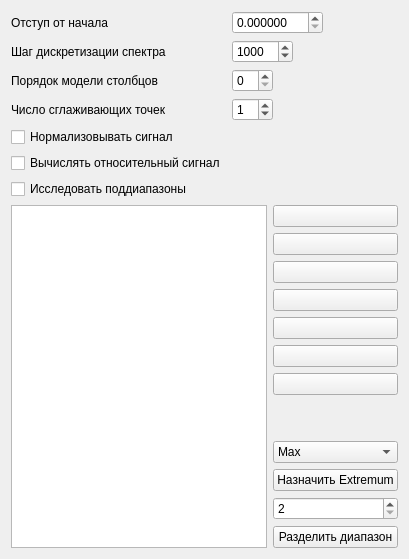
     <widget class="QWidget" name="tab">
      <attribute name="title">
       <string>Диапазоны</string>
      </attribute>
      <layout class="QVBoxLayout" name="verticalLayout_2">
       <item>
        <layout class="QFormLayout" name="formLayout_2">
         <property name="fieldGrowthPolicy">
          <enum>QFormLayout::ExpandingFieldsGrow</enum>
         </property>
         <item row="0" column="1">
          <widget class="QDoubleSpinBox" name="initialSkipBox">
           <property name="decimals">
            <number>6</number>
           </property>
           <property name="minimum">
            <double>0.000000000000000</double>
           </property>
           <property name="maximum">
            <double>100.000000000000000</double>
           </property>
           <property name="singleStep">
            <double>0.100000000000000</double>
           </property>
          </widget>
         </item>
         <item row="2" column="0">
          <widget class="QLabel" name="label_4">
           <property name="text">
            <string>Порядок модели столбцов</string>
           </property>
          </widget>
         </item>
         <item row="2" column="1">
          <widget class="QSpinBox" name="columnModelOrderBox"/>
         </item>
         <item row="3" column="0">
          <widget class="QLabel" name="label_15">
           <property name="text">
            <string>Число сглаживающих точек</string>
           </property>
          </widget>
         </item>
         <item row="3" column="1">
          <widget class="QSpinBox" name="smoothingPointsCountBox">
           <property name="enabled">
            <bool>true</bool>
           </property>
           <property name="inputMethodHints">
            <set>Qt::ImhFormattedNumbersOnly</set>
           </property>
           <property name="wrapping">
            <bool>false</bool>
           </property>
           <property name="readOnly">
            <bool>false</bool>
           </property>
           <property name="accelerated">
            <bool>false</bool>
           </property>
           <property name="keyboardTracking">
            <bool>true</bool>
           </property>
           <property name="singleStep">
            <number>2</number>
           </property>
           <property name="value">
            <number>1</number>
           </property>
          </widget>
         </item>
         <item row="4" column="0">
          <widget class="QCheckBox" name="normalizeCheckBox">
           <property name="text">
            <string>Нормализовывать сигнал</string>
           </property>
          </widget>
         </item>
         <item row="6" column="0">
          <widget class="QCheckBox" name="useSubRangesCheckBox">
           <property name="text">
            <string>Исследовать поддиапазоны</string>
           </property>
          </widget>
         </item>
         <item row="0" column="0">
          <widget class="QLabel" name="label_3">
           <property name="text">
            <string>Отступ от начала</string>
           </property>
          </widget>
         </item>
         <item row="1" column="0">
          <widget class="QLabel" name="label_24">
           <property name="text">
            <string>Шаг дискретизации спектра</string>
           </property>
          </widget>
         </item>
         <item row="1" column="1">
          <widget class="QSpinBox" name="stepForSplitFrequencyRangesSpinBox">
           <property name="minimum">
            <number>100</number>
           </property>
           <property name="maximum">
            <number>10000</number>
           </property>
           <property name="singleStep">
            <number>100</number>
           </property>
           <property name="value">
            <number>1000</number>
           </property>
          </widget>
         </item>
         <item row="5" column="0">
          <widget class="QCheckBox" name="relateCheckBox">
           <property name="text">
            <string>Вычислять относительный сигнал</string>
           </property>
          </widget>
         </item>
        </layout>
       </item>
       <item>
        <layout class="QHBoxLayout" name="horizontalLayout">
         <item>
          <widget class="QTableView" name="rangesTableView">
           <property name="selectionMode">
            <enum>QAbstractItemView::ContiguousSelection</enum>
           </property>
           <property name="selectionBehavior">
            <enum>QAbstractItemView::SelectRows</enum>
           </property>
           <property name="iconSize">
            <size>
             <width>10</width>
             <height>10</height>
            </size>
           </property>
          </widget>
         </item>
         <item>
          <layout class="QVBoxLayout" name="verticalLayout">
           <item>
            <widget class="QPushButton" name="rangesAddButton">
             <property name="text">
              <string/>
             </property>
             <property name="icon">
              <iconset resource="tango-icons.qrc">
               <normaloff>:/icons/actions/icons/actions/list-add.png</normaloff>:/icons/actions/icons/actions/list-add.png</iconset>
             </property>
            </widget>
           </item>
           <item>
            <widget class="QPushButton" name="rangesRemoveButton">
             <property name="text">
              <string/>
             </property>
             <property name="icon">
              <iconset resource="tango-icons.qrc">
               <normaloff>:/icons/actions/icons/actions/list-remove.png</normaloff>:/icons/actions/icons/actions/list-remove.png</iconset>
             </property>
            </widget>
           </item>
           <item>
            <widget class="QPushButton" name="rangesClearButton">
             <property name="text">
              <string/>
             </property>
             <property name="icon">
              <iconset resource="tango-icons.qrc">
               <normaloff>:/icons/actions/icons/actions/edit-clear.png</normaloff>:/icons/actions/icons/actions/edit-clear.png</iconset>
             </property>
            </widget>
           </item>
           <item>
            <widget class="QPushButton" name="rangesMoveTopButton">
             <property name="text">
              <string/>
             </property>
             <property name="icon">
              <iconset resource="tango-icons.qrc">
               <normaloff>:/icons/actions/icons/actions/go-top.png</normaloff>:/icons/actions/icons/actions/go-top.png</iconset>
             </property>
            </widget>
           </item>
           <item>
            <widget class="QPushButton" name="rangesMoveUpButton">
             <property name="text">
              <string/>
             </property>
             <property name="icon">
              <iconset resource="tango-icons.qrc">
               <normaloff>:/icons/actions/icons/actions/go-up.png</normaloff>:/icons/actions/icons/actions/go-up.png</iconset>
             </property>
            </widget>
           </item>
           <item>
            <widget class="QPushButton" name="rangesMoveDownButton">
             <property name="text">
              <string/>
             </property>
             <property name="icon">
              <iconset resource="tango-icons.qrc">
               <normaloff>:/icons/actions/icons/actions/go-down.png</normaloff>:/icons/actions/icons/actions/go-down.png</iconset>
             </property>
            </widget>
           </item>
           <item>
            <widget class="QPushButton" name="rangesMoveBottomButton">
             <property name="text">
              <string/>
             </property>
             <property name="icon">
              <iconset resource="tango-icons.qrc">
               <normaloff>:/icons/actions/icons/actions/go-bottom.png</normaloff>:/icons/actions/icons/actions/go-bottom.png</iconset>
             </property>
            </widget>
           </item>
           <item>
            <spacer name="verticalSpacer">
             <property name="orientation">
              <enum>Qt::Vertical</enum>
             </property>
             <property name="sizeHint" stdset="0">
              <size>
               <width>20</width>
               <height>40</height>
              </size>
             </property>
            </spacer>
           </item>
           <item>
            <widget class="QComboBox" name="changeExtremumComboBox">
             <item>
              <property name="text">
               <string>Max</string>
              </property>
             </item>
             <item>
              <property name="text">
               <string>Min</string>
              </property>
             </item>
             <item>
              <property name="text">
               <string>Aver</string>
              </property>
             </item>
            </widget>
           </item>
           <item>
            <widget class="QPushButton" name="changeExtremumPushButton">
             <property name="text">
              <string>Назначить Extremum</string>
             </property>
            </widget>
           </item>
           <item>
            <widget class="QSpinBox" name="splitRangeSpinBox">
             <property name="minimum">
              <number>2</number>
             </property>
             <property name="maximum">
              <number>1000</number>
             </property>
            </widget>
           </item>
           <item>
            <widget class="QPushButton" name="splitRangeButton">
             <property name="text">
              <string>Разделить диапазон</string>
             </property>
            </widget>
           </item>
          </layout>
         </item>
        </layout>
       </item>
      </layout>
     </widget>
